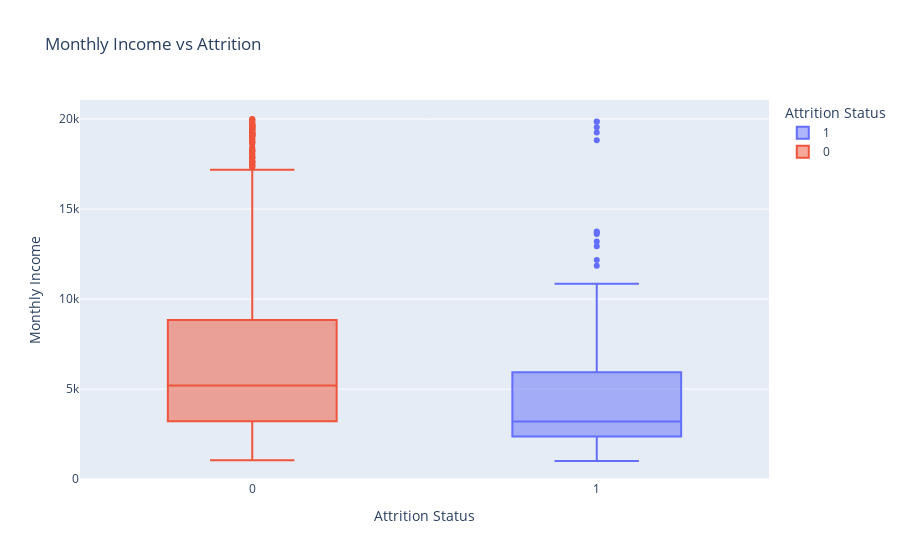

The notebook cell this image was saved under:
### Markdown cell above
**Key observations:** 
* The p-value score is 0, which means we have enough evidence to reject the null hypothesis. In the synthetic dataset, MonthlyIncome and Attrition share a statistically significant relationship.

### Code cell
fig = px.box(df, x='Attrition', y='MonthlyIncome', color='Attrition',
             title='Monthly Income vs Attrition',
             labels={'MonthlyIncome': 'Monthly Income', 'Attrition': 'Attrition Status'})
fig.show()

### Figure 1 — Plotly figure (JSON) as saved in the notebook; plotly's stock layout.template omitted (floating-point values rounded to 4 significant figures; data arrays with more than 128 entries replaced by an {"elided": "..."} marker saying what was removed)
{"data": [{"alignmentgroup": "True", "hovertemplate": "Attrition Status=%{x}<br>Monthly Income=%{y}<extra></extra>", "legendgroup": "1", "marker": {"color": "#636efa"}, "name": "1", "notched": false, "offsetgroup": "1", "orientation": "v", "showlegend": true, "type": "box", "x": {"elided": "237 int values"}, "x0": " ", "xaxis": "x", "y": {"elided": "237 int values"}, "y0": " ", "yaxis": "y"}, {"alignmentgroup": "True", "hovertemplate": "Attrition Status=%{x}<br>Monthly Income=%{y}<extra></extra>", "legendgroup": "0", "marker": {"color": "#EF553B"}, "name": "0", "notched": false, "offsetgroup": "0", "orientation": "v", "showlegend": true, "type": "box", "x": {"elided": "1233 int values"}, "x0": " ", "xaxis": "x", "y": {"elided": "1233 int values"}, "y0": " ", "yaxis": "y"}], "layout": {"boxmode": "overlay", "legend": {"title": {"text": "Attrition Status"}, "tracegroupgap": 0}, "title": {"text": "Monthly Income vs Attrition"}, "xaxis": {"anchor": "y", "categoryarray": [1, 0], "categoryorder": "array", "domain": [0, 1], "title": {"text": "Attrition Status"}}, "yaxis": {"anchor": "x", "domain": [0, 1], "title": {"text": "Monthly Income"}}}}
